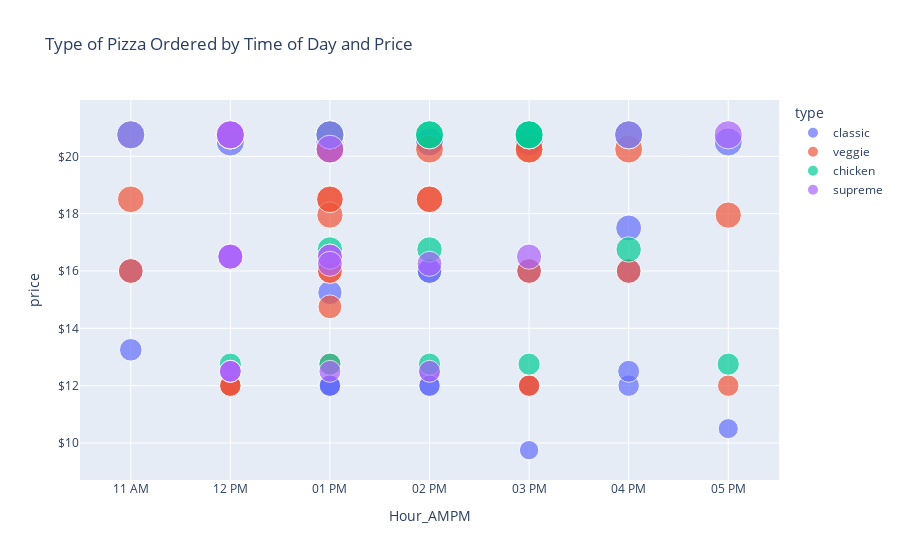

Notebook code for this chart:
### Code cell
# Another scatter plot with some variation on the data point to show increasing price

fig = px.scatter(df_pizza_mini3, 
                title="Type of Pizza Ordered by Time of Day and Price",
                x="Hour_AMPM", y="price", color="type",
                size='price', hover_data=['name'])
fig.update_layout(yaxis_tickprefix = '$', yaxis_tickformat = ',.0f')
fig.show()

### Figure 1 — Plotly figure (JSON) as saved in the notebook; plotly's stock layout.template omitted (floating-point values rounded to 4 significant figures)
{"data": [{"customdata": [["hawaiian"], ["classic_dlx"], ["the_greek"], ["ital_cpcllo"], ["classic_dlx"], ["pepperoni"], ["the_greek"], ["big_meat"], ["the_greek"], ["napolitana"], ["napolitana"], ["ital_cpcllo"], ["big_meat"], ["ital_cpcllo"], ["ital_cpcllo"], ["ital_cpcllo"], ["pepperoni"], ["classic_dlx"], ["classic_dlx"], ["pepperoni"], ["ital_cpcllo"], ["big_meat"], ["the_greek"], ["pepperoni"], ["pep_msh_pep"], ["classic_dlx"], ["ital_cpcllo"], ["hawaiian"]], "hovertemplate": "type=classic<br>Hour_AMPM=%{x}<br>price=%{marker.size}<br>name=%{customdata[0]}<extra></extra>", "legendgroup": "classic", "marker": {"color": "#636efa", "size": [13.25, 16, 12, 20.5, 12, 15.25, 12, 12, 12, 12, 20.5, 20.5, 12, 20.5, 16, 16, 12.5, 12, 16, 9.75, 20.5, 12, 12, 12.5, 17.5, 16, 20.5, 10.5], "sizemode": "area", "sizeref": 0.05187, "symbol": "circle"}, "mode": "markers", "name": "classic", "orientation": "v", "showlegend": true, "type": "scatter", "x": ["11 AM", "11 AM", "12 PM", "12 PM", "12 PM", "01 PM", "01 PM", "01 PM", "01 PM", "01 PM", "01 PM", "01 PM", "02 PM", "02 PM", "02 PM", "02 PM", "02 PM", "02 PM", "03 PM", "03 PM", "03 PM", "03 PM", "04 PM", "04 PM", "04 PM", "04 PM", "05 PM", "05 PM"], "xaxis": "x", "y": [13.25, 16, 12, 20.5, 12, 15.25, 12, 12, 12, 12, 20.5, 20.5, 12, 20.5, 16, 16, 12.5, 12, 16, 9.75, 20.5, 12, 12, 12.5, 17.5, 16, 20.5, 10.5], "yaxis": "y"}, {"customdata": [["mexicana"], ["five_cheese"], ["mexicana"], ["spin_pesto"], ["veggie_veg"], ["green_garden"], ["mexicana"], ["mexicana"], ["five_cheese"], ["four_cheese"], ["mediterraneo"], ["mexicana"], ["four_cheese"], ["spinach_fet"], ["mediterraneo"], ["five_cheese"], ["ital_veggie"], ["five_cheese"], ["five_cheese"], ["veggie_veg"], ["spinach_fet"], ["green_garden"], ["mexicana"], ["green_garden"], ["green_garden"], ["green_garden"], ["mexicana"], ["four_cheese"], ["green_garden"]], "hovertemplate": "type=veggie<br>Hour_AMPM=%{x}<br>price=%{marker.size}<br>name=%{customdata[0]}<extra></extra>", "legendgroup": "veggie", "marker": {"color": "#EF553B", "size": [16, 18.5, 12, 20.75, 12, 12, 20.25, 20.25, 18.5, 17.95, 16, 20.25, 14.75, 20.25, 16, 18.5, 12.75, 18.5, 18.5, 20.25, 20.25, 12, 16, 20.25, 12, 16, 20.25, 17.95, 12], "sizemode": "area", "sizeref": 0.05187, "symbol": "circle"}, "mode": "markers", "name": "veggie", "orientation": "v", "showlegend": true, "type": "scatter", "x": ["11 AM", "11 AM", "12 PM", "12 PM", "12 PM", "12 PM", "01 PM", "01 PM", "01 PM", "01 PM", "01 PM", "01 PM", "01 PM", "01 PM", "01 PM", "01 PM", "01 PM", "02 PM", "02 PM", "02 PM", "03 PM", "03 PM", "03 PM", "03 PM", "03 PM", "04 PM", "04 PM", "05 PM", "05 PM"], "xaxis": "x", "y": [16, 18.5, 12, 20.75, 12, 12, 20.25, 20.25, 18.5, 17.95, 16, 20.25, 14.75, 20.25, 16, 18.5, 12.75, 18.5, 18.5, 20.25, 20.25, 12, 16, 20.25, 12, 16, 20.25, 17.95, 12], "yaxis": "y"}, {"customdata": [["thai_ckn"], ["bbq_ckn"], ["southw_ckn"], ["cali_ckn"], ["cali_ckn"], ["bbq_ckn"], ["cali_ckn"], ["cali_ckn"], ["ckn_pesto"], ["thai_ckn"], ["bbq_ckn"], ["southw_ckn"], ["southw_ckn"], ["bbq_ckn"], ["thai_ckn"], ["bbq_ckn"], ["ckn_alfredo"], ["thai_ckn"], ["bbq_ckn"], ["thai_ckn"], ["bbq_ckn"], ["southw_ckn"]], "hovertemplate": "type=chicken<br>Hour_AMPM=%{x}<br>price=%{marker.size}<br>name=%{customdata[0]}<extra></extra>", "legendgroup": "chicken", "marker": {"color": "#00cc96", "size": [20.75, 12.75, 20.75, 20.75, 16.75, 20.75, 12.75, 20.75, 20.75, 20.75, 20.75, 20.75, 12.75, 16.75, 20.75, 20.75, 12.75, 20.75, 20.75, 20.75, 16.75, 12.75], "sizemode": "area", "sizeref": 0.05187, "symbol": "circle"}, "mode": "markers", "name": "chicken", "orientation": "v", "showlegend": true, "type": "scatter", "x": ["11 AM", "12 PM", "01 PM", "01 PM", "01 PM", "01 PM", "01 PM", "01 PM", "01 PM", "01 PM", "01 PM", "02 PM", "02 PM", "02 PM", "02 PM", "03 PM", "03 PM", "03 PM", "03 PM", "04 PM", "04 PM", "05 PM"], "xaxis": "x", "y": [20.75, 12.75, 20.75, 20.75, 16.75, 20.75, 12.75, 20.75, 20.75, 20.75, 20.75, 20.75, 12.75, 16.75, 20.75, 20.75, 12.75, 20.75, 20.75, 20.75, 16.75, 12.75], "yaxis": "y"}, {"customdata": [["ital_supr"], ["prsc_argla"], ["ital_supr"], ["ital_supr"], ["ital_supr"], ["spinach_supr"], ["spinach_supr"], ["ital_supr"], ["spicy_ital"], ["ital_supr"], ["ital_supr"], ["soppressata"], ["ital_supr"], ["calabrese"], ["peppr_salami"], ["sicilian"], ["prsc_argla"], ["sicilian"], ["ital_supr"], ["ital_supr"], ["ital_supr"]], "hovertemplate": "type=supreme<br>Hour_AMPM=%{x}<br>price=%{marker.size}<br>name=%{customdata[0]}<extra></extra>", "legendgroup": "supreme", "marker": {"color": "#ab63fa", "size": [20.75, 20.75, 16.5, 16.5, 16.5, 12.5, 12.5, 20.75, 20.75, 12.5, 16.5, 20.75, 16.5, 16.25, 12.5, 20.25, 12.5, 16.25, 16.5, 20.75, 20.75], "sizemode": "area", "sizeref": 0.05187, "symbol": "circle"}, "mode": "markers", "name": "supreme", "orientation": "v", "showlegend": true, "type": "scatter", "x": ["11 AM", "12 PM", "12 PM", "12 PM", "12 PM", "12 PM", "12 PM", "12 PM", "12 PM", "12 PM", "01 PM", "01 PM", "01 PM", "01 PM", "01 PM", "01 PM", "02 PM", "02 PM", "03 PM", "04 PM", "05 PM"], "xaxis": "x", "y": [20.75, 20.75, 16.5, 16.5, 16.5, 12.5, 12.5, 20.75, 20.75, 12.5, 16.5, 20.75, 16.5, 16.25, 12.5, 20.25, 12.5, 16.25, 16.5, 20.75, 20.75], "yaxis": "y"}], "layout": {"autosize": true, "legend": {"itemsizing": "constant", "title": {"text": "type"}, "tracegroupgap": 0}, "title": {"text": "Type of Pizza Ordered by Time of Day and Price"}, "xaxis": {"anchor": "y", "autorange": true, "domain": [0, 1], "range": [-0.5202, 6.52], "title": {"text": "Hour_AMPM"}, "type": "category"}, "yaxis": {"anchor": "x", "autorange": true, "domain": [0, 1], "range": [8.138, 22.77], "tickformat": ",.0f", "tickprefix": "$", "title": {"text": "price"}, "type": "linear"}}}
